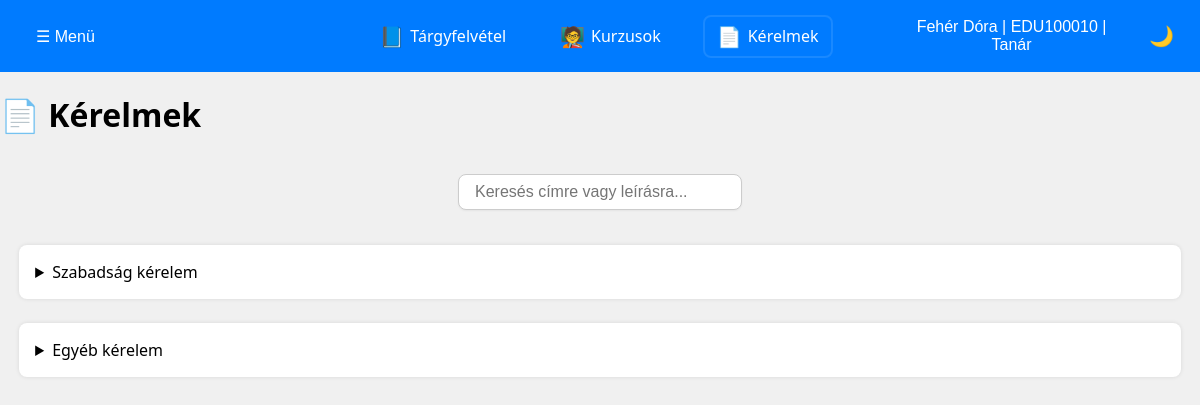
The page /teacher/request.php (signed in) on the database its author committed.
### tables this page shows
CREATE TABLE users (
    id INT AUTO_INCREMENT PRIMARY KEY,
    name VARCHAR(100) NOT NULL,
    eduportal_id VARCHAR(20) NOT NULL UNIQUE,
    email VARCHAR(100) NOT NULL,
    phone VARCHAR(20),
    password_hash VARCHAR(255) NOT NULL,
    postal_code VARCHAR(10),
    city VARCHAR(100),
    address VARCHAR(255),
    birth_date DATE,
    mothers_name VARCHAR(100),
    role ENUM('hallgato', 'tanar', 'admin') NOT NULL DEFAULT 'hallgato',
    course_code VARCHAR(20),
	financing_type ENUM('állami', 'önköltséges') NOT NULL,
    created_at TIMESTAMP DEFAULT CURRENT_TIMESTAMP,
	updated_at TIMESTAMP DEFAULT CURRENT_TIMESTAMP ON UPDATE CURRENT_TIMESTAMP
);

CREATE TABLE request_templates (
    id INT NOT NULL AUTO_INCREMENT PRIMARY KEY,
    title VARCHAR(255) NOT NULL,
    description TEXT,
    to_who TEXT,

    version INT NOT NULL DEFAULT 1,
    previous_version_id INT NULL,
	is_active TINYINT(1) NOT NULL DEFAULT 1,

    created_at DATETIME DEFAULT CURRENT_TIMESTAMP,
    updated_at DATETIME DEFAULT CURRENT_TIMESTAMP ON UPDATE CURRENT_TIMESTAMP,

    CONSTRAINT fk_prev_version
        FOREIGN KEY (previous_version_id)
        REFERENCES request_templates(id)
        ON DELETE SET NULL
);

### PHP_Header/t_request.php (called while the page is built, shortened)
<?php
$eduportal_id = $_SESSION['eduportal_id'];
global $conn;
$user_sql = "
SELECT name
FROM users
WHERE eduportal_id = ?";
$user_stmt = $conn->prepare($user_sql);
$user_stmt->bind_param("s", $eduportal_id);
$user_stmt->execute();
$user_result = $user_stmt->get_result();
$user = $user_result->fetch_assoc();
$user_name = $user['name'] ?? 'Ismeretlen';
$user_course = "Tanár";
$request_sql = "
SELECT rt.id,
       rt.title,
       rt.description
FROM request_templates rt
LEFT JOIN request_templates rt2 ON rt2.previous_version_id = rt.id
WHERE rt.to_who = 'tanar'
    AND rt2.id IS NULL
    AND rt.is_active = 1
ORDER BY rt.created_at DESC";
$request_result = $conn->query($request_sql);
$templates = [];
while ($row = $request_result->fetch_assoc()) {
    $templates[] = $row;
}

### teacher/request.php (the view, shortened to what this page needs)
<?php
require_once __DIR__ . '/../PHP_Header/t_request.php';
?>
<!DOCTYPE html>
<html lang="hu">
<head>
    <link rel="stylesheet" href="../CSS/site_style.css">
    <link rel="stylesheet" href="../CSS/request.css">
</head>
<body>
<header>
    <div class="menu">
        <div class="dropdown">
            <button id="dropdownToggleL" class="dropbtn">☰ Menü </button>
        </div>
    </div>
    <nav class="main-nav">
        <a href="course_offering.php"><span class="icon">📘</span> Tárgyfelvétel</a>
        <a href="courses.php"><span class="icon">🧑‍🏫</span> Kurzusok</a>
        <a id="active" href="#"><span class="icon">📄</span> Kérelmek</a>
    </nav>
    <div class="user-menu">
        <div class="dropdown">
            <button id="dropdownToggleR" class="dropbtn">
                <?php echo htmlspecialchars($user_name); ?> |
                <?php echo htmlspecialchars($eduportal_id); ?> |
                <?php echo htmlspecialchars($user_course); ?>
            </button>
        </div>
        <div class="theme-switcher">
            <button id="theme-toggle" class="theme-btn">🌙</button>
        </div>
    </div>
</header>
<main class="layout">
    <h1>📄 Kérelmek</h1>
    <div class="search-form">
        <input type="text" id="tr_searchInput" placeholder="Keresés címre vagy leírásra...">
    </div>
    <div class="requests-container">
        <?php if (empty($templates)): ?>
            <p>Nincs találat a megadott keresésre.</p>
        <?php else: ?>
            <?php foreach ($templates as $template): ?>
                <details class="tr_request-card"
                         data-title="<?= strtolower(htmlspecialchars($template['title'])) ?>"
                         data-description="<?= strtolower(htmlspecialchars($template['description'])) ?>">
                    <summary class="card-summary">
                        <span class="title"><?= htmlspecialchars($template['title']) ?></span>
                    </summary>
                </details>
            <?php endforeach; ?>
        <?php endif; ?>
    </div>
</main>
</body>
</html>

### CSS/site_style.css (style rules this page uses)
:root { --background-light: #f0f0f0; --background-dark: #1e1e1e; --text-dark: #000000; --text-light: #ffffff; --primary-color: #007bff; --secondary-color: #ffa500; --dropdown-bg: #ffffff; --dropdown-bg-dark: #333333; --primary-hover: #0056b3; --card-background-light: white; --card-background-dark: black; }
body { margin: 0; font-family: "Segoe UI", sans-serif; background-color: var(--background-light); color: var(--text-dark); min-height: 100vh; display: flex; flex-direction: column; }
header { display: flex; justify-content: space-between; align-items: center; background-color: var(--primary-color); color: var(--text-light); padding: 10px 20px; width: 100%; box-sizing: border-box; }
.menu, .user-menu { flex: 1; }
.user-menu { display: flex; align-items: center; justify-content: flex-end; gap: 10px; }
.main-nav { display: flex; justify-content: center; gap: 30px; flex: 2; }
.main-nav a { color: var(--text-light); text-decoration: none; font-size: 16px; display: flex; align-items: center; gap: 6px; padding: 8px 12px; transition: background-color 0.3s; }
.main-nav a#active { border: 2px solid rgba(255, 255, 255, 0.1); border-radius: 8px; padding: 6px 12px; }
.dropdown { position: relative; display: inline-block; }
.dropbtn { background-color: transparent; color: var(--text-light); border: none; font-size: 16px; cursor: pointer; padding: 8px 16px; }
.user-menu .dropdown { position: relative; }
.theme-switcher { display: flex; gap: 10px; }
.theme-btn { background: none; border: none; color: var(--text-light); font-size: 20px; cursor: pointer; }
.icon { font-size: 20px; }

### CSS/request.css (style rules this page uses)
.search-form { width: auto; padding: 1rem; display: flex; gap: 1rem; align-items: center; flex-wrap: wrap; background-color: transparent; border: none; justify-content: center; }
.search-form input[type="text"] { min-width: 250px; width: auto; padding: 0.5rem 1rem; border: 1px solid #ccc; border-radius: 8px; font-size: 1rem; background-color: var(--dropdown-bg); box-shadow: 0 1px 2px rgba(0, 0, 0, 0.05); transition: all 0.2s ease; }
.requests-container { display: flex; flex-direction: column; gap: 1.5rem; border: none; padding: 1.2rem; }
.asr_request-card, .ar_request-card, .sr_request-card, .tr_request-card { background-color: var(--card-background-light); padding: 1rem; border-radius: 8px; box-shadow: 0 0 4px rgba(0, 0, 0, 0.1); }

### rows shown on the page
users: name "Fehér Dóra"
request_templates: title "Szabadság kérelem"
request_templates: title "Egyéb kérelem"

### other values the page prints
$eduportal_id "EDU100010"
$user_course "Tanár"
